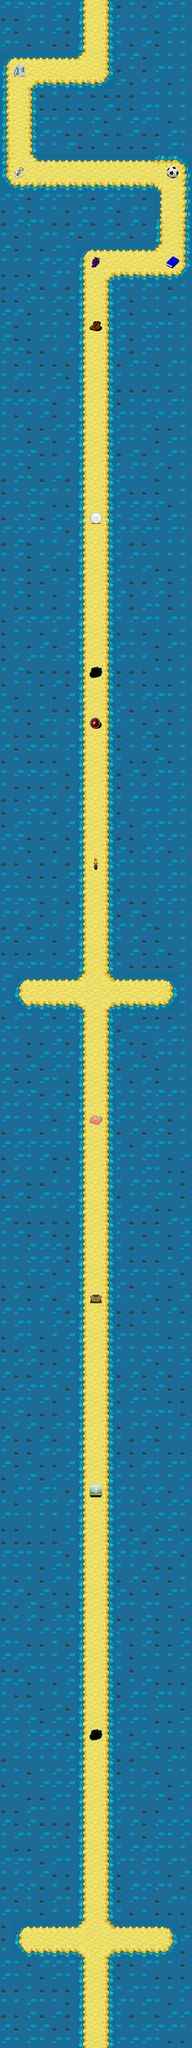

This is a level from a 2D game, rendered from its Tiled map with the project's own tilesets. A one-line summary and the map file follow, with tile-layer data summarised:
An orthogonal 15x160 tile map with 32x32 px tiles, 8 tile layers (Background, StartFinish, Intersection, Maze, ...).

<map version="1.0" orientation="orthogonal" renderorder="right-down" width="15" height="160" tilewidth="32" tileheight="32" nextobjectid="1">
 <tileset firstgid="1" name="integrado" tilewidth="32" tileheight="32" tilecount="630">
  <image source="Tilesets/integrado.png" width="672" height="960" />
  <tile id="15">
   <properties>
    <property name="trapId" value="1" />
   </properties>
  </tile>
  <tile id="483">
   <properties>
    <property name="powerupId" value="4" />
   </properties>
  </tile>
  <tile id="484">
   <properties>
    <property name="powerupId" value="1" />
   </properties>
  </tile>
  <tile id="485">
   <properties>
    <property name="powerupId" value="2" />
   </properties>
  </tile>
  <tile id="486">
   <properties>
    <property name="collectableId" value="2" />
   </properties>
  </tile>
  <tile id="487">
   <properties>
    <property name="collectableId" value="2" />
   </properties>
  </tile>
  <tile id="488">
   <properties>
    <property name="collectableId" value="2" />
   </properties>
  </tile>
  <tile id="489">
   <properties>
    <property name="collectableId" value="2" />
   </properties>
  </tile>
  <tile id="490">
   <properties>
    <property name="collectableId" value="2" />
   </properties>
  </tile>
  <tile id="491">
   <properties>
    <property name="collectableId" value="2" />
   </properties>
  </tile>
  <tile id="492">
   <properties>
    <property name="collectableId" value="2" />
   </properties>
  </tile>
  <tile id="493">
   <properties>
    <property name="collectableId" value="2" />
   </properties>
  </tile>
  <tile id="494">
   <properties>
    <property name="collectableId" value="2" />
   </properties>
  </tile>
  <tile id="495">
   <properties>
    <property name="collectableId" value="2" />
   </properties>
  </tile>
  <tile id="496">
   <properties>
    <property name="collectableId" value="1" />
   </properties>
  </tile>
  <tile id="497">
   <properties>
    <property name="collectableId" value="1" />
   </properties>
  </tile>
  <tile id="498">
   <properties>
    <property name="collectableId" value="1" />
   </properties>
  </tile>
  <tile id="499">
   <properties>
    <property name="collectableId" value="1" />
   </properties>
  </tile>
  <tile id="500">
   <properties>
    <property name="collectableId" value="1" />
   </properties>
  </tile>
  <tile id="501">
   <properties>
    <property name="collectableId" value="1" />
   </properties>
  </tile>
  <tile id="505">
   <properties>
    <property name="trapId" value="3" />
   </properties>
  </tile>
  <tile id="506">
   <properties>
    <property name="powerupId" value="3" />
   </properties>
  </tile>
  <tile id="507">
   <properties>
    <property name="collectableId" value="5" />
   </properties>
  </tile>
  <tile id="508">
   <properties>
    <property name="collectableId" value="5" />
   </properties>
  </tile>
  <tile id="509">
   <properties>
    <property name="collectableId" value="3" />
   </properties>
  </tile>
  <tile id="510">
   <properties>
    <property name="collectableId" value="4" />
   </properties>
  </tile>
  <tile id="512">
   <properties>
    <property name="trapId" value="2" />
   </properties>
  </tile>
  <tile id="514">
   <properties>
    <property name="trapId" value="4" />
   </properties>
  </tile>
 </tileset>
 <layer name="Background" width="15" height="160">
  <data>[2400 cells, 2400 non-empty, 3 distinct tile ids]</data>
 </layer>
 <layer name="StartFinish" width="15" height="160">
  <properties>
   <property name="finish" value="7,0" />
   <property name="orientation" value="1" />
   <property name="start" value="7,159" />
  </properties>
  <data>[2400 cells, 1 non-empty, 1 distinct tile ids]</data>
 </layer>
 <layer name="Intersection" width="15" height="160">
  <data>[2400 cells, 2 non-empty, 1 distinct tile ids]</data>
 </layer>
 <layer name="Maze" width="15" height="160">
  <data>[2400 cells, 204 non-empty, 1 distinct tile ids]</data>
 </layer>
 <layer name="Collision" width="15" height="160">
  <data>[2400 cells, 408 non-empty, 12 distinct tile ids]</data>
 </layer>
 <layer name="Traps" width="15" height="160">
  <data>[2400 cells, 5 non-empty, 4 distinct tile ids]</data>
 </layer>
 <layer name="Powerups" width="15" height="160">
  <data>[2400 cells, 4 non-empty, 4 distinct tile ids]</data>
 </layer>
 <layer name="Collectables" width="15" height="160">
  <data>[2400 cells, 5 non-empty, 5 distinct tile ids]</data>
 </layer>
</map>
